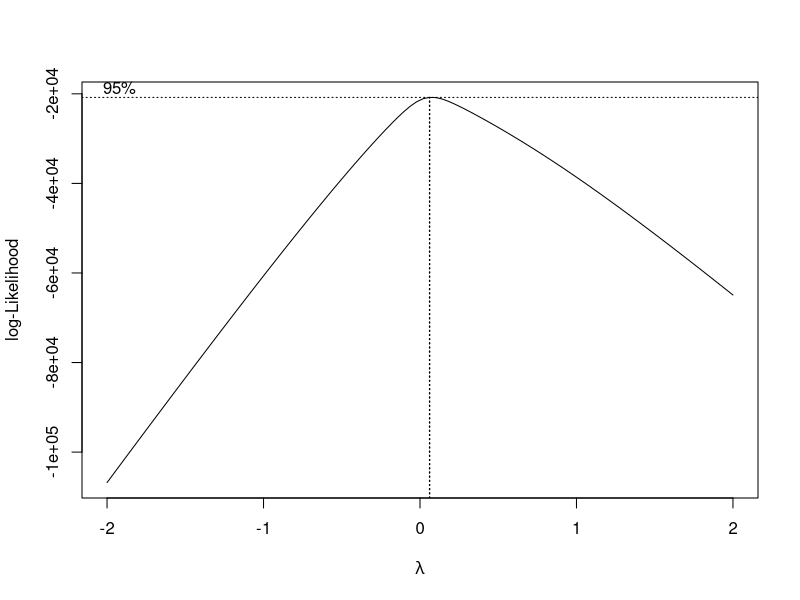
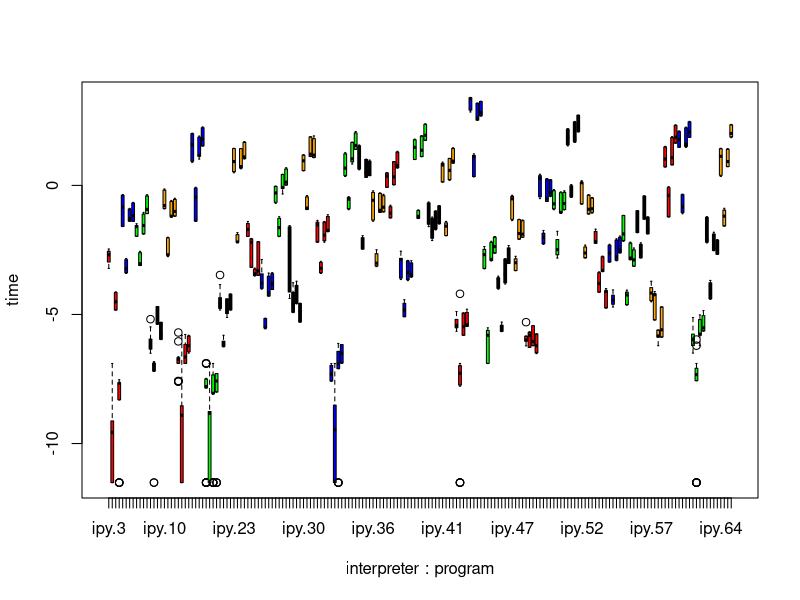
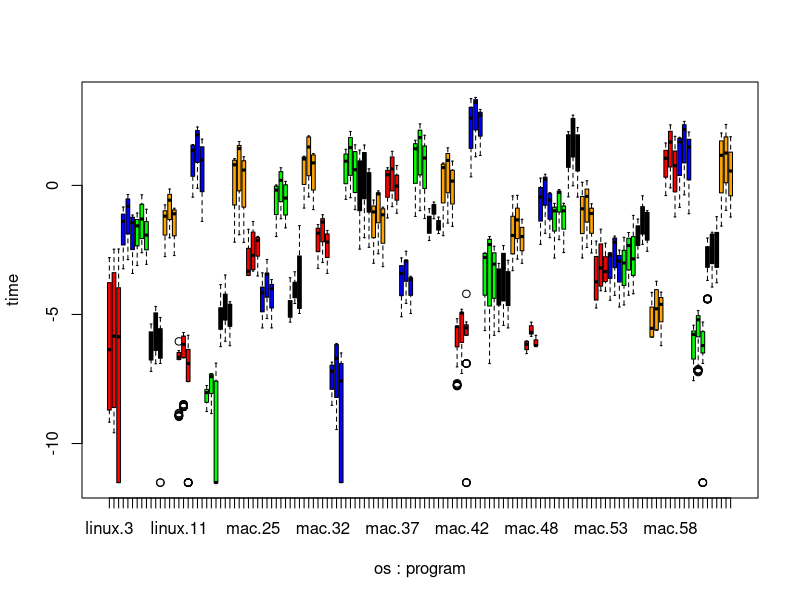
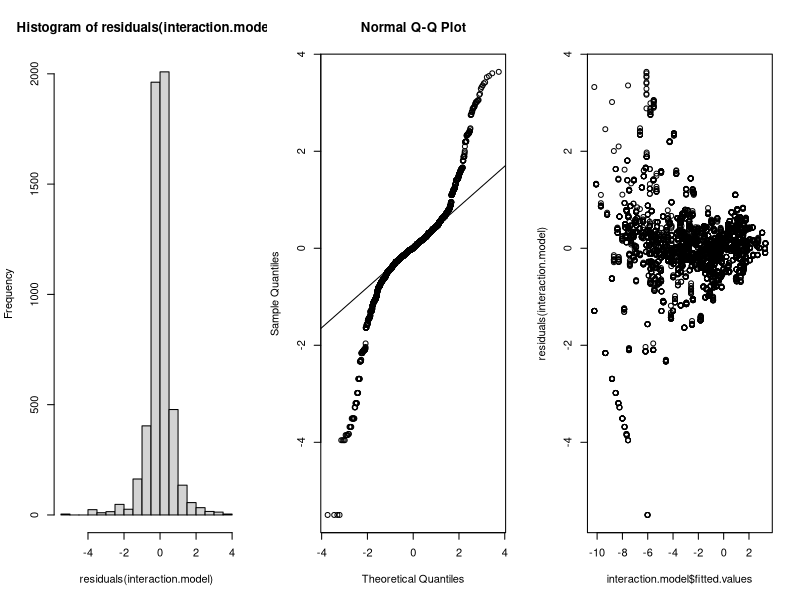

Reproduce these figures in R, in order.
## ---- chunk 1
library(MASS)
library(multcomp)
library(knitr)
library(doBy)
options(digits = 3)
df <- read.table('final.results.txt', header = T)
programs <- unique(df$program)
oses <- unique(df$os)
interps <- unique(df$interpreter)
eps <- 10^-5

for (p in programs) {
  for (os in oses) {
    for (interp in interps) {
      if (sum(df[df$program == p & df$os == os & df$interpreter == interp, ]$time) == 0)
        df <- df[df$program != p,]
    }
  }
}

df$time <- df$time + eps
boxcox(time ~ factor(program) + os * interpreter, data=df)
df$time <- log(df$time)
## ---- chunk 2
aggregate(time~interpreter, df, summary) #running time summary w.r.t interpreters
aggregate(time~os, df, summary) #running time summary w.r.t interpreters
summaryBy(time~interpreter, data=df,FUN=function(x) {c(m=mean(x),s=sd(x))})
summaryBy(time~os, data=df,FUN=function(x) {c(m=mean(x),s=sd(x))})
## ---- chunk 3
interpsummary<-cbind(c("iPy","PyPy","Python","Python3"),c(-1.41,-3.00,-1.55,-1.39),c(-1.73,-3.69,-1.92,-1.83),c(2.77,2.82,2.81,3.03))
kable(head(interpsummary),format="markdown",col.names=c("Interpreter","Median","Mean","SD"))
## ---- chunk 4
ossummary<-cbind(c("Linux","Mac","Windows"),c(-2.16,-1.78,-2.02),c(-2.41,-2.94,-2.52),c(2.87,2.93,3.09))
kable(head(ossummary),format="markdown",col.names=c("Interpreter","Median","Mean","SD"))
## ---- chunk 5
boxplot(time~interpreter+program, data=df, col=c(rep('red', 4), rep('blue', 4), rep('green', 4), rep('black', 4), rep('orange', 4)))

boxplot(time~os+program, data=df, col=c(rep('red', 3), rep('blue', 3), rep('green', 3), rep('black', 3), rep('orange', 3)))
## ---- chunk 6
additive.model <- lm(time ~ factor(program) + os + interpreter, data=df)
anova(additive.model)
## ---- chunk 7
interaction.model <- lm(time ~ factor(program) + os * interpreter, data=df)
anova(interaction.model)
## ---- chunk 8
anova(additive.model, interaction.model)
## ---- chunk 9
par(mfrow=c(1,3))
hist(residuals(interaction.model))
qqnorm(residuals(interaction.model))
qqline(residuals(interaction.model))
plot(interaction.model$fitted.values, residuals(interaction.model))
## ---- chunk 10
conf.int <- function(t) {
  coeff <- summary(t)$test$coefficients[1]
  se <- summary(t)$test$sigma[1]
  df <- interaction.model$df
  return(list(a=coeff-se*pt(0.975,df),b=coeff+se*pt(0.975, df)))
}
## ---- chunk 11
K.jit <- matrix(c(rep(0, 47), 1, -1, -1, rep(0, 6)), 1)
t.jit <- glht(interaction.model, linfct = K.jit)

K.ipyvpypy <- matrix(c(rep(0, 47), 1, 0, 0, rep(0, 6)), 1)
t.ipyvpypy <- glht(interaction.model, linfct = K.ipyvpypy)

K.macvwin <- matrix(c(rep(0, 45), 1, -1, 0, 0, 0, rep(0, 6)), 1)
t.macvwin <- glht(interaction.model, linfct = K.macvwin)

K.macvlin <- matrix(c(rep(0, 45), 1, 0, 0, 0, 0, rep(0, 6)), 1)
t.macvlin <- glht(interaction.model, linfct = K.macvlin)

K.ospyvospy3 <- matrix(c(rep(0, 50), 0, 0, 1, -1, -1, 1), 1)
t.ospyvospy3 <- glht(interaction.model, linfct = K.ospyvospy3)

CI.table<-cbind(c("C1","C2","C3","C4","C5"),rbind(conf.int(t.jit),conf.int(t.ipyvpypy),conf.int(t.macvwin),conf.int(t.macvlin),conf.int(t.ospyvospy3)))

kable(head(CI.table),format="markdown",col.names=c("Contrast","Confidence","Interval"))
